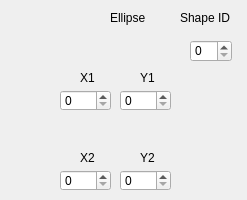
   <widget class="QWidget" name="stackedWidgetPage5">
    <widget class="QLabel" name="label_20">
     <property name="geometry">
      <rect>
       <x>110</x>
       <y>10</y>
       <width>58</width>
       <height>16</height>
      </rect>
     </property>
     <property name="text">
      <string>Ellipse</string>
     </property>
    </widget>
    <widget class="QLabel" name="label_21">
     <property name="geometry">
      <rect>
       <x>80</x>
       <y>70</y>
       <width>58</width>
       <height>16</height>
      </rect>
     </property>
     <property name="text">
      <string>X1</string>
     </property>
    </widget>
    <widget class="QLabel" name="label_22">
     <property name="geometry">
      <rect>
       <x>140</x>
       <y>70</y>
       <width>58</width>
       <height>16</height>
      </rect>
     </property>
     <property name="text">
      <string>Y1</string>
     </property>
    </widget>
    <widget class="QLabel" name="label_23">
     <property name="geometry">
      <rect>
       <x>80</x>
       <y>150</y>
       <width>58</width>
       <height>16</height>
      </rect>
     </property>
     <property name="text">
      <string>X2</string>
     </property>
    </widget>
    <widget class="QLabel" name="label_24">
     <property name="geometry">
      <rect>
       <x>140</x>
       <y>150</y>
       <width>58</width>
       <height>16</height>
      </rect>
     </property>
     <property name="text">
      <string>Y2</string>
     </property>
    </widget>
    <widget class="QLabel" name="label_64">
     <property name="geometry">
      <rect>
       <x>180</x>
       <y>10</y>
       <width>58</width>
       <height>16</height>
      </rect>
     </property>
     <property name="text">
      <string>Shape ID</string>
     </property>
    </widget>
    <widget class="QSpinBox" name="Ellipse_id">
     <property name="geometry">
      <rect>
       <x>190</x>
       <y>40</y>
       <width>42</width>
       <height>22</height>
      </rect>
     </property>
    </widget>
    <widget class="QSpinBox" name="ellipse_x1">
     <property name="geometry">
      <rect>
       <x>60</x>
       <y>90</y>
       <width>51</width>
       <height>21</height>
      </rect>
     </property>
     <property name="maximum">
      <number>999</number>
     </property>
    </widget>
    <widget class="QSpinBox" name="ellipse_y1">
     <property name="geometry">
      <rect>
       <x>120</x>
       <y>90</y>
       <width>51</width>
       <height>21</height>
      </rect>
     </property>
     <property name="maximum">
      <number>999</number>
     </property>
    </widget>
    <widget class="QSpinBox" name="ellipse_x2">
     <property name="geometry">
      <rect>
       <x>60</x>
       <y>170</y>
       <width>51</width>
       <height>21</height>
      </rect>
     </property>
     <property name="maximum">
      <number>999</number>
     </property>
    </widget>
    <widget class="QSpinBox" name="ellipse_y2">
     <property name="geometry">
      <rect>
       <x>120</x>
       <y>170</y>
       <width>51</width>
       <height>21</height>
      </rect>
     </property>
     <property name="maximum">
      <number>999</number>
     </property>
    </widget>
   </widget>
